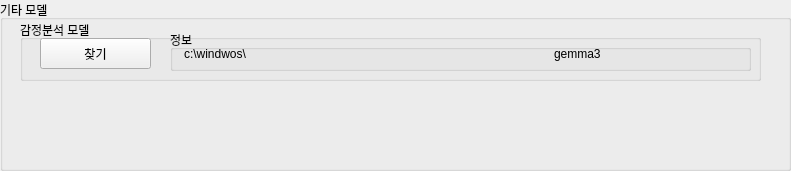
        <widget class="QGroupBox" name="groupBox_54">
         <property name="geometry">
          <rect>
           <x>10</x>
           <y>10</y>
           <width>791</width>
           <height>171</height>
          </rect>
         </property>
         <property name="title">
          <string>기타 모델</string>
         </property>
         <widget class="QGroupBox" name="LLMFindGroupBox_2">
          <property name="geometry">
           <rect>
            <x>20</x>
            <y>20</y>
            <width>741</width>
            <height>61</height>
           </rect>
          </property>
          <property name="title">
           <string>감정분석 모델</string>
          </property>
          <widget class="QPushButton" name="EmotionFindButton">
           <property name="geometry">
            <rect>
             <x>20</x>
             <y>18</y>
             <width>111</width>
             <height>31</height>
            </rect>
           </property>
           <property name="toolTip">
            <string>.safetensor 파일을 찾습니다.</string>
           </property>
           <property name="text">
            <string>찾기</string>
           </property>
          </widget>
          <widget class="QGroupBox" name="LLMLocationGroupBox_2">
           <property name="geometry">
            <rect>
             <x>150</x>
             <y>10</y>
             <width>581</width>
             <height>41</height>
            </rect>
           </property>
           <property name="title">
            <string>정보</string>
           </property>
           <widget class="QTextBrowser" name="EmotionLocationTextBrowser">
            <property name="geometry">
             <rect>
              <x>10</x>
              <y>13</y>
              <width>361</width>
              <height>22</height>
             </rect>
            </property>
            <property name="styleSheet">
             <string notr="true">QTextBrowser {
    border: none;
    background-color: transparent; /* 필요시 */
}
</string>
            </property>
            <property name="html">
             <string>&lt;!DOCTYPE HTML PUBLIC &quot;-//W3C//DTD HTML 4.0//EN&quot; &quot;http://www.w3.org/TR/REC-html40/strict.dtd&quot;&gt;
&lt;html&gt;&lt;head&gt;&lt;meta name=&quot;qrichtext&quot; content=&quot;1&quot; /&gt;&lt;style type=&quot;text/css&quot;&gt;
p, li { white-space: pre-wrap; }
&lt;/style&gt;&lt;/head&gt;&lt;body style=&quot; font-family:'Gulim'; font-size:9pt; font-weight:400; font-style:normal;&quot;&gt;
&lt;p style=&quot; margin-top:0px; margin-bottom:0px; margin-left:0px; margin-right:0px; -qt-block-indent:0; text-indent:0px;&quot;&gt;c:\windwos\&lt;/p&gt;&lt;/body&gt;&lt;/html&gt;</string>
            </property>
           </widget>
           <widget class="QTextBrowser" name="EmotionModelTextBrowser">
            <property name="geometry">
             <rect>
              <x>380</x>
              <y>13</y>
              <width>191</width>
              <height>22</height>
             </rect>
            </property>
            <property name="styleSheet">
             <string notr="true">QTextBrowser {
    border: none;
    background-color: transparent; /* 필요시 */
}
</string>
            </property>
            <property name="html">
             <string>&lt;!DOCTYPE HTML PUBLIC &quot;-//W3C//DTD HTML 4.0//EN&quot; &quot;http://www.w3.org/TR/REC-html40/strict.dtd&quot;&gt;
&lt;html&gt;&lt;head&gt;&lt;meta name=&quot;qrichtext&quot; content=&quot;1&quot; /&gt;&lt;style type=&quot;text/css&quot;&gt;
p, li { white-space: pre-wrap; }
&lt;/style&gt;&lt;/head&gt;&lt;body style=&quot; font-family:'Gulim'; font-size:9pt; font-weight:400; font-style:normal;&quot;&gt;
&lt;p style=&quot; margin-top:0px; margin-bottom:0px; margin-left:0px; margin-right:0px; -qt-block-indent:0; text-indent:0px;&quot;&gt;gemma3&lt;/p&gt;&lt;/body&gt;&lt;/html&gt;</string>
            </property>
           </widget>
          </widget>
         </widget>
        </widget>
